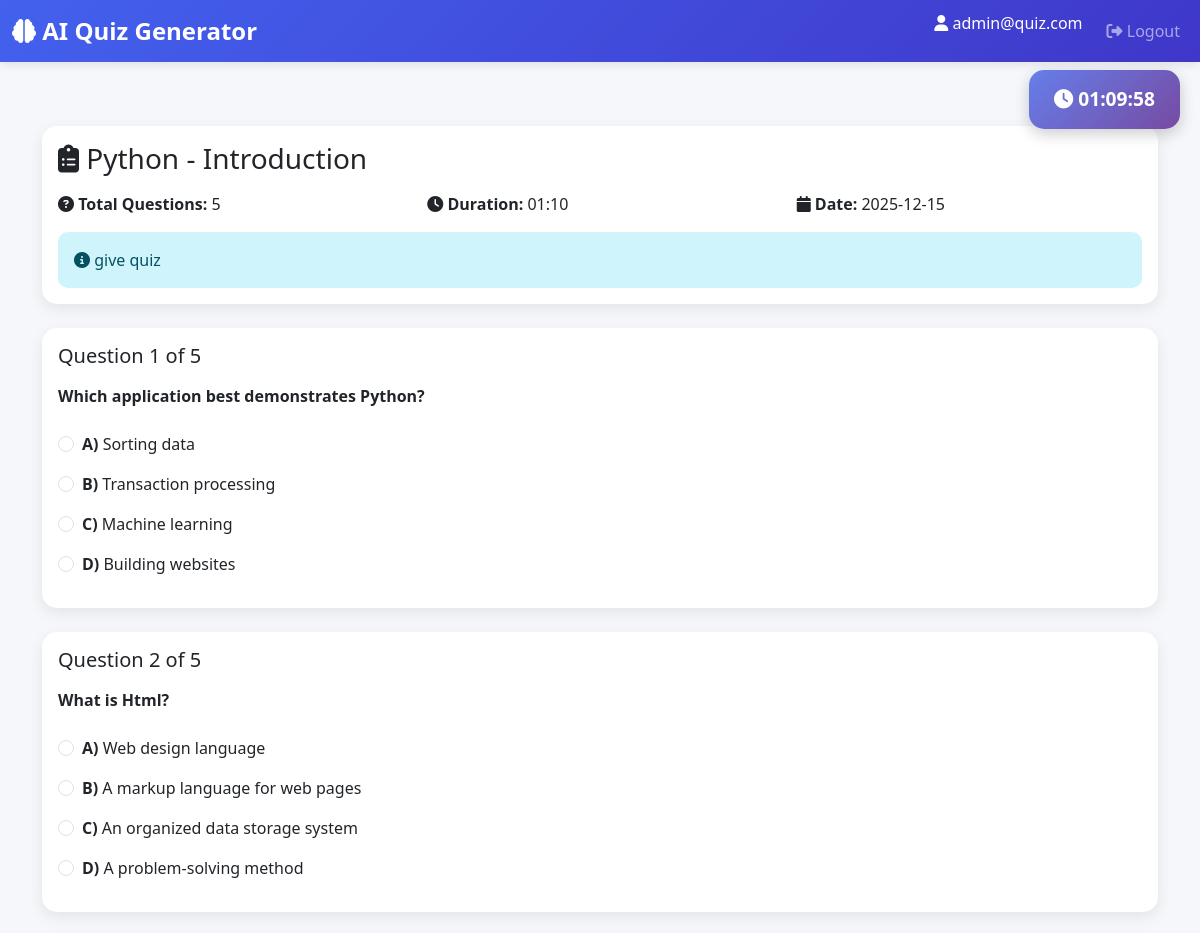
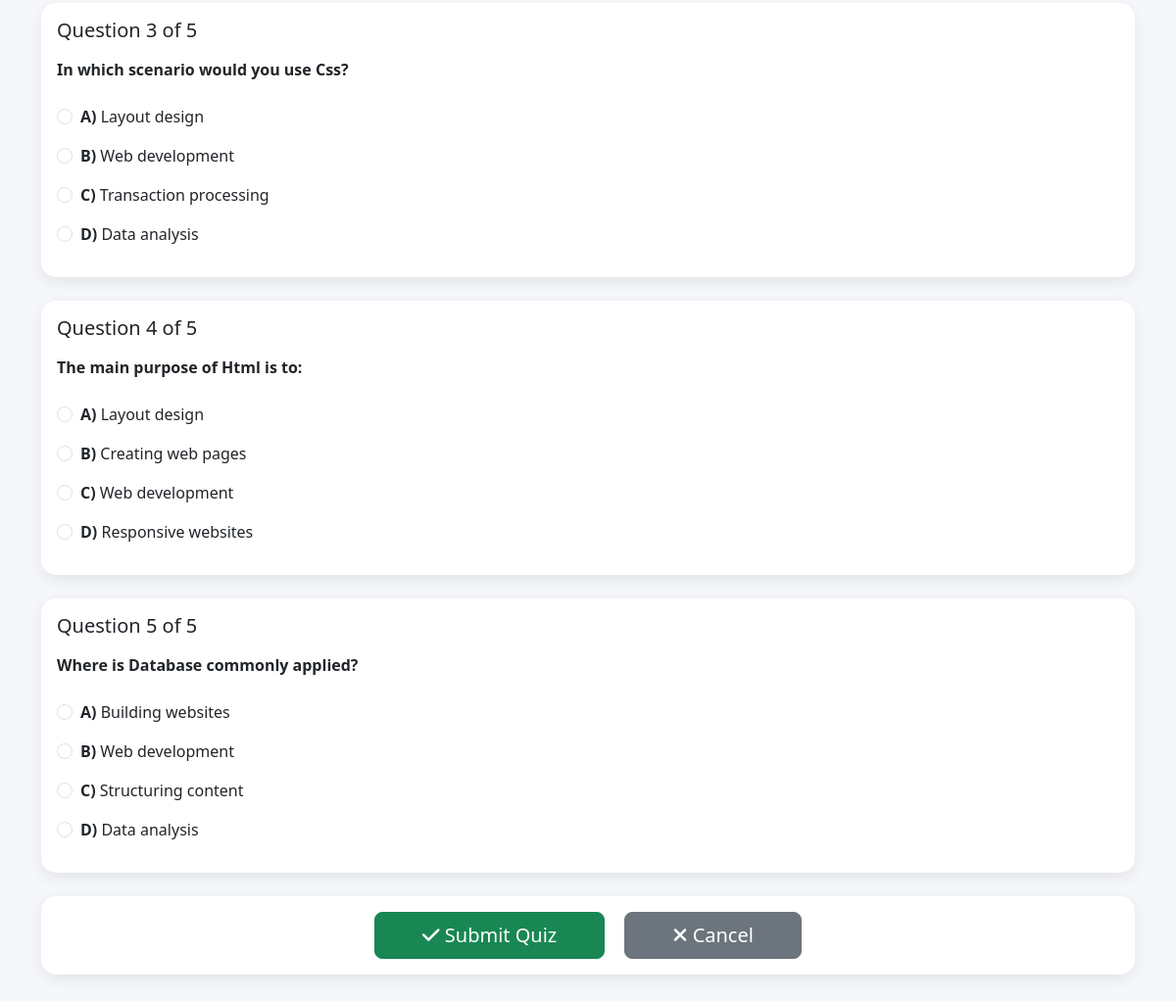
Screenshot of /user/quiz/1/start (signed in) with the database file from the repository (2 pictures, top to bottom).
### models.py (models this page shows, shortened)
class Subject(db.Model):
    __tablename__ = 'subjects'
    id = db.Column(db.Integer, primary_key=True)
    name = db.Column(db.String(100), nullable=False)
    description = db.Column(db.Text)
    created_at = db.Column(db.DateTime, default=datetime.utcnow)
    chapters = db.relationship('Chapter', backref='subject', lazy=True, cascade='all, delete-orphan')

class Chapter(db.Model):
    __tablename__ = 'chapters'
    id = db.Column(db.Integer, primary_key=True)
    subject_id = db.Column(db.Integer, db.ForeignKey('subjects.id'), nullable=False)
    name = db.Column(db.String(100), nullable=False)
    description = db.Column(db.Text)
    created_at = db.Column(db.DateTime, default=datetime.utcnow)
    quizzes = db.relationship('Quiz', backref='chapter', lazy=True, cascade='all, delete-orphan')

class Quiz(db.Model):
    __tablename__ = 'quizzes'
    id = db.Column(db.Integer, primary_key=True)
    chapter_id = db.Column(db.Integer, db.ForeignKey('chapters.id'), nullable=False)
    date_of_quiz = db.Column(db.Date, nullable=False)
    time_duration = db.Column(db.String(10))  # Format: HH:MM
    remarks = db.Column(db.Text)
    created_at = db.Column(db.DateTime, default=datetime.utcnow)
    questions = db.relationship('Question', backref='quiz', lazy=True, cascade='all, delete-orphan')
    scores = db.relationship('Score', backref='quiz', lazy=True, cascade='all, delete-orphan')

class Question(db.Model):
    __tablename__ = 'questions'
    id = db.Column(db.Integer, primary_key=True)
    quiz_id = db.Column(db.Integer, db.ForeignKey('quizzes.id'), nullable=False)
    question_statement = db.Column(db.Text, nullable=False)
    option1 = db.Column(db.String(200), nullable=False)
    option2 = db.Column(db.String(200), nullable=False)
    option3 = db.Column(db.String(200), nullable=False)
    option4 = db.Column(db.String(200), nullable=False)
    correct_option = db.Column(db.Integer, nullable=False)  # 1, 2, 3, or 4
    created_at = db.Column(db.DateTime, default=datetime.utcnow)

### app.py (the view)
@app.route('/user/quiz/<int:quiz_id>/start')
@login_required
def start_quiz(quiz_id):
    quiz = Quiz.query.get_or_404(quiz_id)
    questions = Question.query.filter_by(quiz_id=quiz_id).all()
    if not questions:
        flash('This quiz has no questions yet', 'warning')
        return redirect(url_for('view_chapter', chapter_id=quiz.chapter_id))
    return render_template('take_quiz.html', quiz=quiz, questions=questions)

### app.py (called while the page is built)
def login_required(f):
    @wraps(f)
    def decorated_function(*args, **kwargs):
        if 'user_id' not in session:
            flash('Please login first', 'warning')
            return redirect(url_for('login'))
        return f(*args, **kwargs)
    return decorated_function

### templates/take_quiz.html (shortened to what this page needs)
{% extends "base.html" %}
{% block content %}
<div class="container py-5">
    <div class="quiz-timer" id="timer">
        <i class="fas fa-clock"></i>
        <span id="time-display">{{ quiz.time_duration }}</span>
    </div>
    <div class="row mb-4">
        <div class="col-12">
            <div class="card">
                <div class="card-body">
                    <h3 class="mb-3">
                        <i class="fas fa-clipboard-list"></i>
                        {{ quiz.chapter.subject.name }} - {{ quiz.chapter.name }}
                    </h3>
                    <div class="row">
                        <div class="col-md-4">
                            <p class="mb-0">
                                <i class="fas fa-question-circle"></i>
                                <strong>Total Questions:</strong> {{ questions|length }}
                            </p>
                        </div>
                        <div class="col-md-4">
                            <p class="mb-0">
                                <i class="fas fa-clock"></i>
                                <strong>Duration:</strong> {{ quiz.time_duration }}
                            </p>
                        </div>
                        <div class="col-md-4">
                            <p class="mb-0">
                                <i class="fas fa-calendar"></i>
                                <strong>Date:</strong> {{ quiz.date_of_quiz.strftime('%Y-%m-%d') }}
                            </p>
                        </div>
                    </div>
                    {% if quiz.remarks %}
                    <div class="alert alert-info mt-3 mb-0">
                        <i class="fas fa-info-circle"></i> {{ quiz.remarks }}
                    </div>
                    {% endif %}
                </div>
            </div>
        </div>
    </div>
    <form method="POST" action="{{ url_for('submit_quiz', quiz_id=quiz.id) }}" id="quizForm">
        {% for question in questions %}
        <div class="card question-card mb-4">
            <div class="card-body">
                <h5 class="card-title mb-3">
                    Question {{ loop.index }} of {{ questions|length }}
                </h5>
                <p class="fw-bold mb-4">{{ question.question_statement }}</p>
                <div class="row">
                    <div class="col-12">
                        <div class="form-check mb-3">
                            <input class="form-check-input" type="radio"
                                   name="question_{{ question.id }}"
                                   id="q{{ question.id }}_opt1" value="1" required>
                            <label class="form-check-label" for="q{{ question.id }}_opt1">
                                <strong>A)</strong> {{ question.option1 }}
                            </label>
                        </div>
                        <div class="form-check mb-3">
                            <input class="form-check-input" type="radio"
                                   name="question_{{ question.id }}"
                                   id="q{{ question.id }}_opt2" value="2">
                            <label class="form-check-label" for="q{{ question.id }}_opt2">
                                <strong>B)</strong> {{ question.option2 }}
                            </label>
                        </div>
                        <div class="form-check mb-3">
                            <input class="form-check-input" type="radio"
                                   name="question_{{ question.id }}"
                                   id="q{{ question.id }}_opt3" value="3">
                            <label class="form-check-label" for="q{{ question.id }}_opt3">
                                <strong>C)</strong> {{ question.option3 }}
                            </label>
                        </div>
                        <div class="form-check mb-3">
                            <input class="form-check-input" type="radio"
                                   name="question_{{ question.id }}"
                                   id="q{{ question.id }}_opt4" value="4">
                            <label class="form-check-label" for="q{{ question.id }}_opt4">
                                <strong>D)</strong> {{ question.option4 }}
                            </label>
                        </div>
                    </div>
                </div>
            </div>
        </div>
        {% endfor %}
        <div class="card">
            <div class="card-body text-center">
                <button type="submit" class="btn btn-success btn-lg px-5"
                        onclick="return confirm('Are you sure you want to submit the quiz?')">
                    <i class="fas fa-check"></i> Submit Quiz
                </button>
                <a href="{{ url_for('view_chapter', chapter_id=quiz.chapter_id) }}"
                   class="btn btn-secondary btn-lg px-5 ms-3">
                    <i class="fas fa-times"></i> Cancel
                </a>
            </div>
        </div>
    </form>
</div>
{% endblock %}

### templates/base.html (style rules this page uses)
:root { --primary-color: #4361ee; --secondary-color: #3f37c9; --success-color: #06d6a0; --danger-color: #ef476f; --warning-color: #ffd166; --dark-color: #212529; --light-color: #f8f9fa; }
body { font-family: 'Segoe UI', Tahoma, Geneva, Verdana, sans-serif; background-color: #f5f7fa; }
.card { border: none; border-radius: 15px; box-shadow: 0 5px 15px rgba(0,0,0,0.08); transition: transform 0.3s, box-shadow 0.3s; }
.alert { border: none; border-radius: 10px; }

### templates/take_quiz.html (style rules this page uses)
.quiz-timer { position: fixed; top: 70px; right: 20px; background: linear-gradient(135deg, #667eea 0%, #764ba2 100%); color: white; padding: 15px 25px; border-radius: 15px; box-shadow: 0 5px 15px rgba(0,0,0,0.2); z-index: 1000; font-size: 1.2rem; font-weight: bold; }
.question-card { transition: all 0.3s; }

### rows the page displays
Subject: chapter.subject.name "Python"
Chapter: chapter.name "Introduction"
Quiz: time_duration "01:10", date_of_quiz "2025-12-15", remarks "give quiz"
Question: questions "5", question_statement "Which application best demonstrates Python?", option1 "Sorting data", option2 "Transaction processing", option3 "Machine learning", option4 "Building websites"
Question: questions "5", question_statement "What is Html?", option1 "Web design language", option2 "A markup language for web pages", option3 "An organized data storage system", option4 "A problem-solving method"
Question: questions "5", question_statement "In which scenario would you use Css?", option1 "Layout design", option2 "Web development", option3 "Transaction processing", option4 "Data analysis"
Question: questions "5", question_statement "The main purpose of Html is to:", option1 "Layout design", option2 "Creating web pages", option3 "Web development", option4 "Responsive websites"
Question: questions "5", question_statement "Where is Database commonly applied?", option1 "Building websites", option2 "Web development", option3 "Structuring content", option4 "Data analysis"

### other values shown
{{ session.get('username') }} "admin@quiz.com"
{{ questions|length }} "5"
